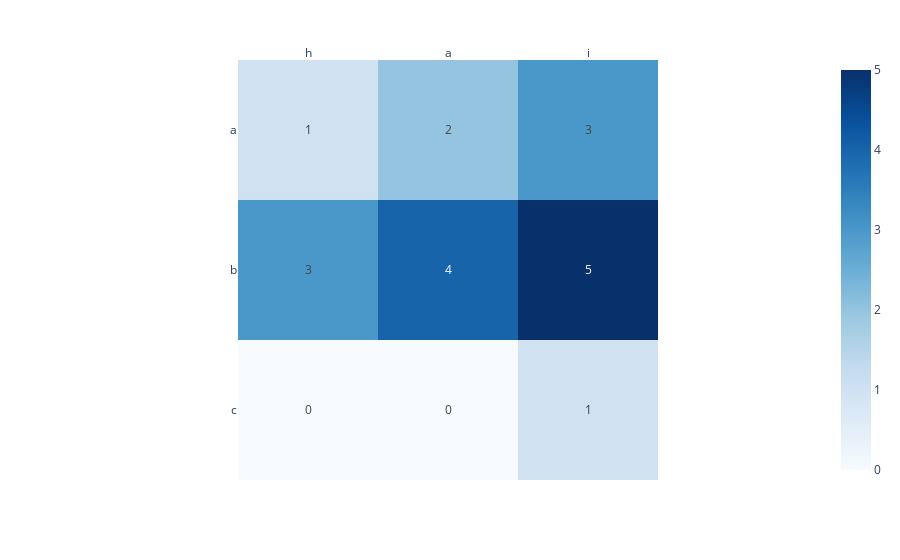

Notebook source saved alongside this figure:
### Code cell
df = pd.DataFrame(np.array([
    [1,2,3],
    [3,4,5],
    [0,0,1]
]), index=['a','b','c'], columns=['h','a','i'])
fig = px.imshow(df, text_auto=True, color_continuous_scale=px.colors.sequential.Blues)
fig.update_xaxes(side="top")

fig

### Figure 1 — Plotly figure (JSON) as saved in the notebook; plotly's stock layout.template omitted (floating-point values rounded to 4 significant figures)
{"data": [{"coloraxis": "coloraxis", "hovertemplate": "x: %{x}<br>y: %{y}<br>color: %{z}<extra></extra>", "name": "0", "texttemplate": "%{z}", "type": "heatmap", "x": ["h", "a", "i"], "xaxis": "x", "y": ["a", "b", "c"], "yaxis": "y", "z": [[1, 2, 3], [3, 4, 5], [0, 0, 1]]}], "layout": {"coloraxis": {"colorscale": [[0, "rgb(247,251,255)"], [0.125, "rgb(222,235,247)"], [0.25, "rgb(198,219,239)"], [0.375, "rgb(158,202,225)"], [0.5, "rgb(107,174,214)"], [0.625, "rgb(66,146,198)"], [0.75, "rgb(33,113,181)"], [0.875, "rgb(8,81,156)"], [1, "rgb(8,48,107)"]]}, "margin": {"t": 60}, "xaxis": {"anchor": "y", "constrain": "domain", "domain": [0, 1], "scaleanchor": "y", "side": "top"}, "yaxis": {"anchor": "x", "autorange": "reversed", "constrain": "domain", "domain": [0, 1]}}}
